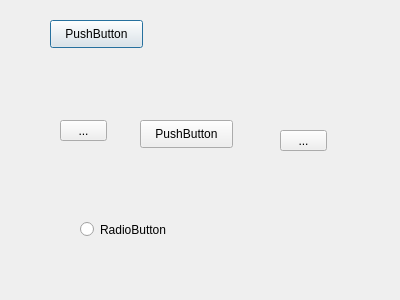
<?xml version="1.0" encoding="UTF-8"?>
<ui version="4.0">
 <class>SubWindow</class>
 <widget class="QDialog" name="SubWindow">
  <property name="geometry">
   <rect>
    <x>0</x>
    <y>0</y>
    <width>400</width>
    <height>300</height>
   </rect>
  </property>
  <property name="windowTitle">
   <string>Dialog</string>
  </property>
  <widget class="QPushButton" name="pushButton">
   <property name="geometry">
    <rect>
     <x>50</x>
     <y>20</y>
     <width>93</width>
     <height>28</height>
    </rect>
   </property>
   <property name="text">
    <string>PushButton</string>
   </property>
  </widget>
  <widget class="QToolButton" name="toolButton">
   <property name="geometry">
    <rect>
     <x>60</x>
     <y>120</y>
     <width>47</width>
     <height>21</height>
    </rect>
   </property>
   <property name="text">
    <string>...</string>
   </property>
  </widget>
  <widget class="QRadioButton" name="radioButton">
   <property name="geometry">
    <rect>
     <x>80</x>
     <y>220</y>
     <width>115</width>
     <height>19</height>
    </rect>
   </property>
   <property name="text">
    <string>RadioButton</string>
   </property>
  </widget>
  <widget class="QToolButton" name="toolButton_2">
   <property name="geometry">
    <rect>
     <x>280</x>
     <y>130</y>
     <width>47</width>
     <height>21</height>
    </rect>
   </property>
   <property name="text">
    <string>...</string>
   </property>
  </widget>
  <widget class="QPushButton" name="pushButton_2">
   <property name="geometry">
    <rect>
     <x>140</x>
     <y>120</y>
     <width>93</width>
     <height>28</height>
    </rect>
   </property>
   <property name="text">
    <string>PushButton</string>
   </property>
  </widget>
 </widget>
 <resources/>
 <connections/>
</ui>
